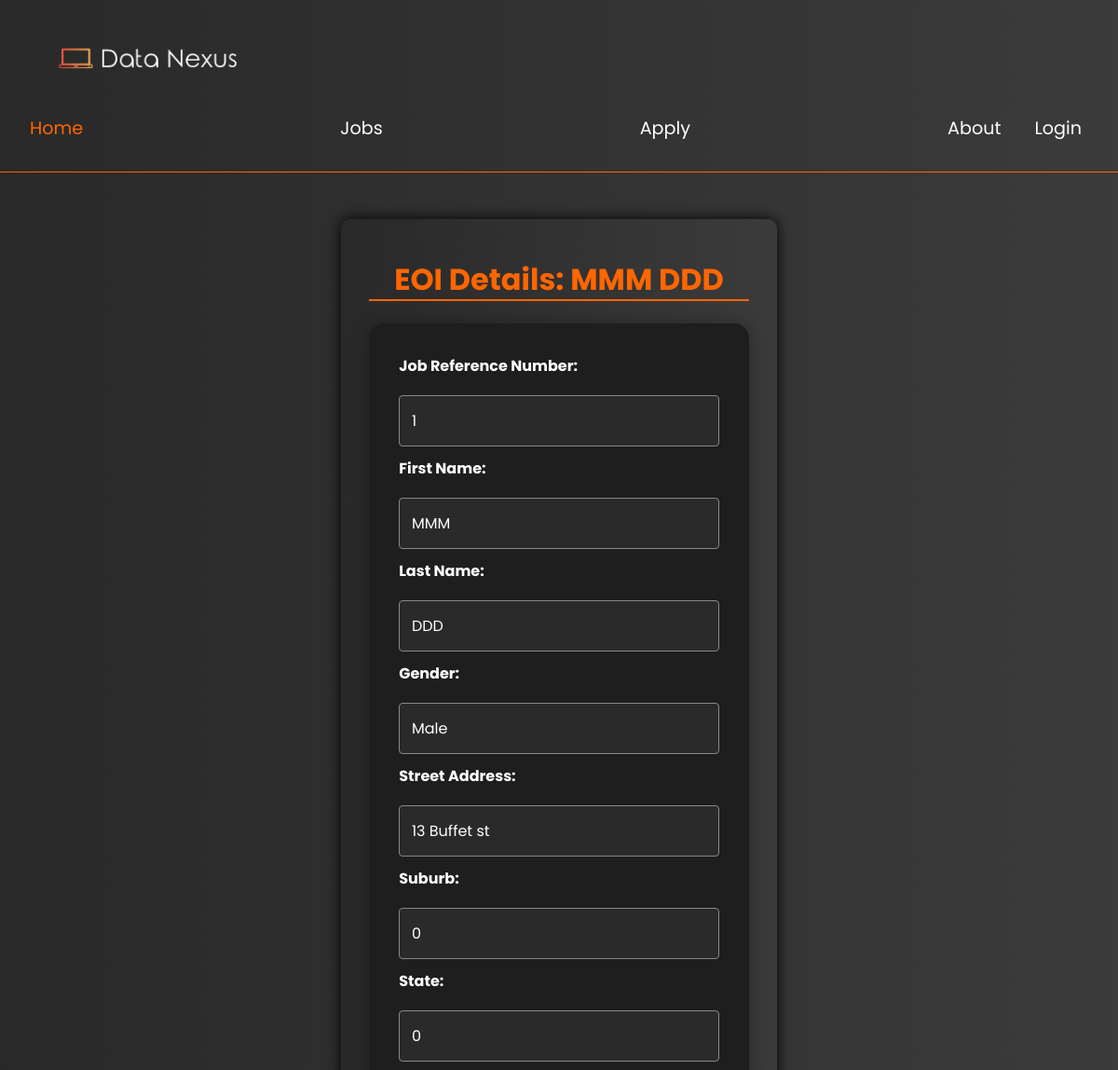
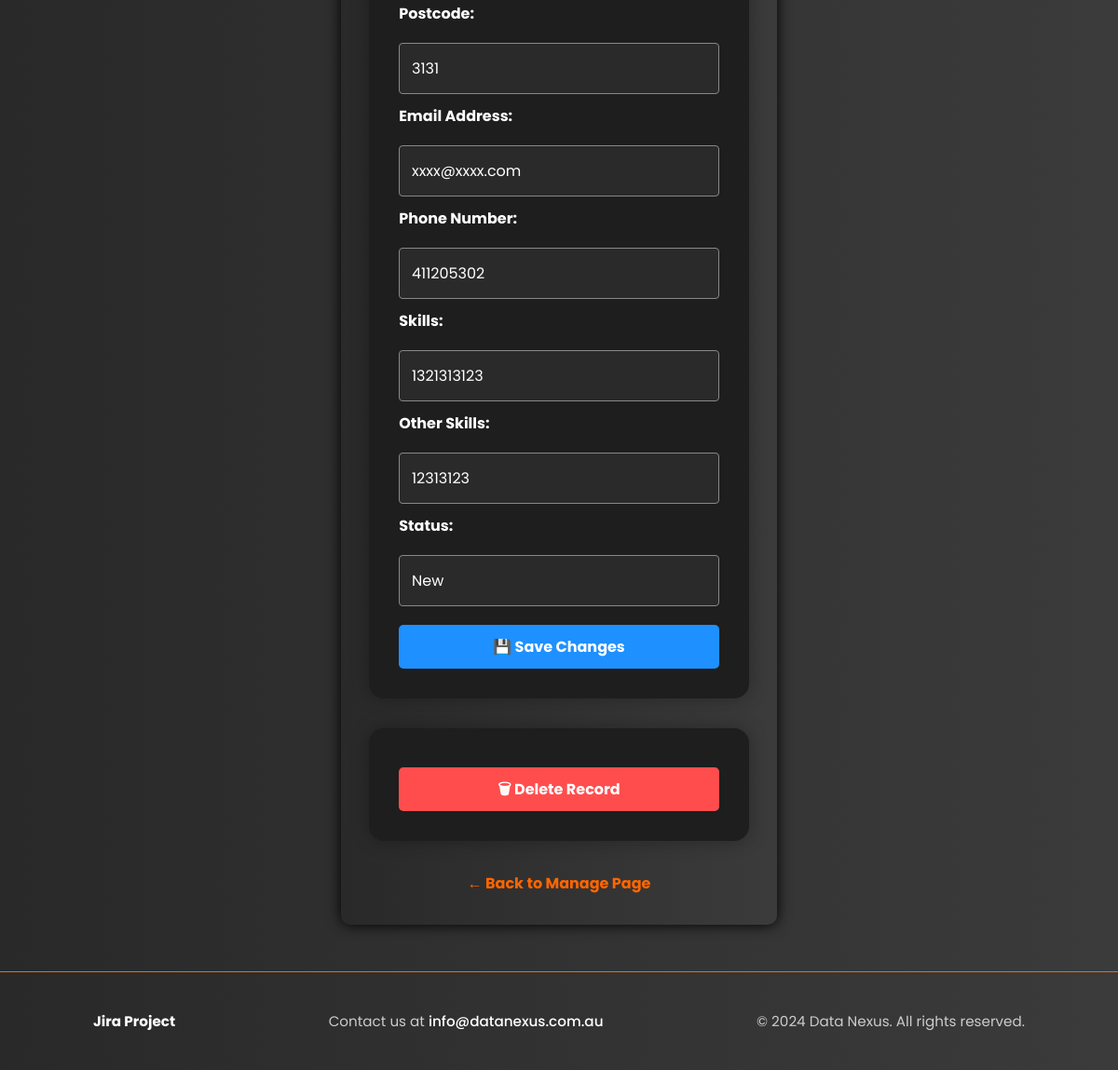
Screenshot of /web_tech_prj-main/view_details.php?eoi_id=1 (signed in) with the database file from the repository (2 pictures, top to bottom).
### tables this page shows
CREATE TABLE `eoi` (
  `EOInumber` int(11) NOT NULL,
  `job_reference_number` int(10) NOT NULL,
  `first_name` varchar(50) NOT NULL,
  `last_name` varchar(50) NOT NULL,
  `gender` varchar(10) NOT NULL,
  `street_address` varchar(46) NOT NULL,
  `suburb` int(60) NOT NULL,
  `state` varchar(3) NOT NULL,
  `postcode` varchar(4) NOT NULL,
  `email_address` varchar(360) NOT NULL,
  `phone_number` int(15) NOT NULL,
  `skills` varchar(500) NOT NULL,
  `other_skills` varchar(500) NOT NULL,
  `status` varchar(10) NOT NULL DEFAULT 'New'
);

### web_tech_prj-main/view_details.php (the view, shortened to what this page needs)
<?php
require_once("settings.php");
$eoi_id = intval($_GET['eoi_id']);
$sql = "SELECT * FROM eoi WHERE EOInumber = ?";
$stmt = $conn->prepare($sql);
$stmt->bind_param("i", $eoi_id);
$stmt->execute();
$result = $stmt->get_result();
$row = $result->fetch_assoc();
?>
<!DOCTYPE html>
<html lang="en">
<head>
    <link href="styles/styles.css" rel="stylesheet">
</head>
<body>
<?php include 'nav.inc'; ?>
<main>
    <h1>EOI Details: <?= htmlspecialchars($row['first_name'] . ' ' . $row['last_name']) ?></h1>
    <form action="update_eoi.php" method="POST">
        <?php foreach ($row as $key => $value): ?>
            <?php if ($key !== 'EOInumber'): ?>
                <label for="<?= $key ?>"><?= htmlspecialchars(ucwords(str_replace('_', ' ', $key))) ?>:</label>
                <input type="text" id="<?= $key ?>" name="<?= $key ?>" value="<?= htmlspecialchars($value) ?>">
            <?php endif; ?>
        <?php endforeach; ?>
        <button type="submit" class="btn-save">💾 Save Changes</button>
    </form>
    <form action="delete_eoi.php" method="POST" onsubmit="return confirm('Are you sure you want to delete this record?');">
        <button type="submit" class="btn-delete">🗑 Delete Record</button>
    </form>
    <a class="back-link" href="manage.php">← Back to Manage Page</a>
</main>
<?php include 'footer.inc'; ?>
</body>
</html>

### web_tech_prj-main/styles/styles.css (style rules this page uses)
html, body { height: 100%; font-family: 'Poppins', sans-serif; color: white; overflow-x: hidden; max-width: 100%; }
*, *::before, *::after { box-sizing: border-box; }
body { display: flex; flex-direction: column; }
main { flex: 1; }
main { background: linear-gradient(to right, #292929, #3b3b3b); }
body { background: linear-gradient(to right, #292929, #3b3b3b); margin: 0; font-family: 'Poppins', sans-serif; color: white; }
* { line-height: 1.7rem; }
h1, h2, h3, h4, h5 { color: #ff6600; margin-bottom: 0.5rem; }
h1 { font-size: 2rem; border-bottom: 2px solid #ff6600; padding-bottom: 0.5rem; margin-bottom: 1.5rem; }
form { max-width: 800px; margin: 0 auto; padding: 2rem; background-color: #1e1e1e; border-radius: 1rem; box-shadow: 0 0 20px rgba(0, 0, 0, 0.3); margin-bottom: 2rem; }
input[type="text"], input[type="email"], input[type="number"], textarea { width: 98%; padding: 0.8rem; margin-top: 0.5rem; border: 1px solid #888; border-radius: 4px; background-color: #2a2a2a; color: white; }
input, select, textarea, button { transition: all 0.2s ease-in-out; font-size: 1rem; padding: 0.5rem; border-radius: 4px; border: none; background-color: #1e1e1e; color: white; font-family: 'Poppins', sans-serif; }
#apply-title, form { animation: fadeSlideIn 1s ease-out forwards; }
html { scroll-behavior: smooth; }
input[type="text"], input[type="email"], input[type="number"], input[type="date"], input[type="tel"], textarea, select { width: 100%; max-width: 100%; box-sizing: border-box; }

### web_tech_prj-main/view_details.php (style rules this page uses)
body { font-family: 'Poppins', sans-serif; background-color: #1a1a1a; color: #fff; margin: 0; padding: 0; }
main { max-width: 800px; margin: 50px auto; background-color: #222; padding: 30px; border-radius: 10px; box-shadow: 0 0 15px #000; }
h1 { color: #ff6600; text-align: center; }
form { display: flex; flex-direction: column; gap: 10px; }
label { font-weight: bold; }
input, textarea { padding: 8px; border: none; border-radius: 5px; background-color: #333; color: #fff; }
button { padding: 10px; border: none; border-radius: 5px; margin-top: 10px; font-weight: bold; cursor: pointer; }
.btn-save { background-color: #1e90ff; color: white; }
.btn-delete { background-color: #ff4d4d; color: white; }
.back-link { display: block; margin-top: 20px; text-align: center; text-decoration: none; color: #ff6600; font-weight: bold; }

### rows the page displays
eoi: first_name+last_name "MMM DDD", job_reference_number "1", first_name "MMM", last_name "DDD", gender "Male", street_address "13 Buffet st", suburb "0", state "0", postcode "3131", email_address "xxxx@xxxx.com", phone_number "411205302", skills "1321313123", other_skills "12313123", status "New"

### other values shown
str_replace('_', ' ', $key) "Job Reference Number"
str_replace('_', ' ', $key) "First Name"
str_replace('_', ' ', $key) "Last Name"
str_replace('_', ' ', $key) "Gender"
str_replace('_', ' ', $key) "Street Address"
str_replace('_', ' ', $key) "Suburb"
str_replace('_', ' ', $key) "State"
str_replace('_', ' ', $key) "Postcode"
str_replace('_', ' ', $key) "Email Address"
str_replace('_', ' ', $key) "Phone Number"
str_replace('_', ' ', $key) "Skills"
str_replace('_', ' ', $key) "Other Skills"
str_replace('_', ' ', $key) "Status"
